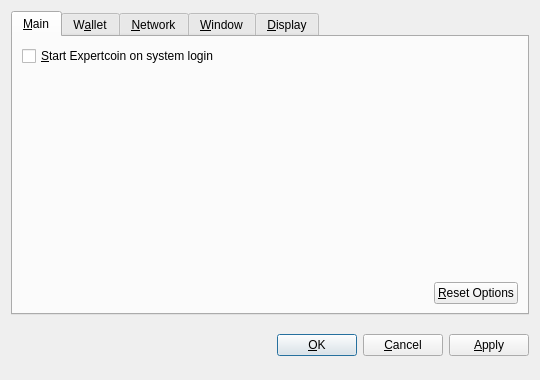
<?xml version="1.0" encoding="UTF-8"?>
<ui version="4.0">
 <class>OptionsDialog</class>
 <widget class="QDialog" name="OptionsDialog">
  <property name="geometry">
   <rect>
    <x>0</x>
    <y>0</y>
    <width>540</width>
    <height>380</height>
   </rect>
  </property>
  <property name="windowTitle">
   <string>Options</string>
  </property>
  <property name="modal">
   <bool>true</bool>
  </property>
  <layout class="QVBoxLayout" name="verticalLayout">
   <item>
    <widget class="QTabWidget" name="tabWidget">
     <property name="tabPosition">
      <enum>QTabWidget::North</enum>
     </property>
     <property name="currentIndex">
      <number>0</number>
     </property>
     <widget class="QWidget" name="tabMain">
      <attribute name="title">
       <string>&amp;Main</string>
      </attribute>
      <layout class="QVBoxLayout" name="verticalLayout_Main">
       <item>
        <widget class="QCheckBox" name="bitcoinAtStartup">
         <property name="toolTip">
          <string>Automatically start Expertcoin after logging in to the system.</string>
         </property>
         <property name="text">
          <string>&amp;Start Expertcoin on system login</string>
         </property>
        </widget>
       </item>
       <item>
        <spacer name="verticalSpacer_Main">
         <property name="orientation">
          <enum>Qt::Vertical</enum>
         </property>
         <property name="sizeHint" stdset="0">
          <size>
           <width>20</width>
           <height>40</height>
          </size>
         </property>
        </spacer>
       </item>
       <item>
        <layout class="QHBoxLayout" name="horizontalLayout_2_Main">
         <item>
          <spacer name="horizontalSpacer_2_Main">
           <property name="orientation">
            <enum>Qt::Horizontal</enum>
           </property>
           <property name="sizeHint" stdset="0">
            <size>
             <width>40</width>
             <height>20</height>
            </size>
           </property>
          </spacer>
         </item>
         <item>
          <widget class="QPushButton" name="resetButton">
           <property name="toolTip">
            <string>Reset all client options to default.</string>
           </property>
           <property name="text">
            <string>&amp;Reset Options</string>
           </property>
           <property name="autoDefault">
            <bool>false</bool>
           </property>
          </widget>
         </item>
        </layout>
       </item>
      </layout>
     </widget>
     <widget class="QWidget" name="tabWallet">
      <attribute name="title">
       <string>W&amp;allet</string>
      </attribute>
      <layout class="QVBoxLayout" name="verticalLayout_Network">
       <item>
        <widget class="QLabel" name="transactionFeeInfoLabel">
         <property name="text">
          <string>Optional transaction fee per kB that helps make sure your transactions are processed quickly. Most transactions are 1 kB.</string>
         </property>
         <property name="textFormat">
          <enum>Qt::PlainText</enum>
         </property>
         <property name="wordWrap">
          <bool>true</bool>
         </property>
        </widget>
       </item>
       <item>
        <layout class="QHBoxLayout" name="horizontalLayout_1_Main">
         <item>
          <widget class="QLabel" name="transactionFeeLabel">
           <property name="text">
            <string>Pay transaction &amp;fee</string>
           </property>
           <property name="textFormat">
            <enum>Qt::PlainText</enum>
           </property>
           <property name="buddy">
            <cstring>transactionFee</cstring>
           </property>
          </widget>
         </item>
         <item>
          <widget class="BitcoinAmountField" name="transactionFee"/>
         </item>
         <item>
          <spacer name="horizontalSpacer_1_Main">
           <property name="orientation">
            <enum>Qt::Horizontal</enum>
           </property>
           <property name="sizeHint" stdset="0">
            <size>
             <width>40</width>
             <height>20</height>
            </size>
           </property>
          </spacer>
         </item>
        </layout>
       </item>
       <item>
        <widget class="QLabel" name="label">
         <property name="text">
          <string>If you disable the spending of unconfirmed change, the change from a transaction cannot be used until that transaction has at least one confirmation. This also affects how your balance is computed.</string>
         </property>
         <property name="wordWrap">
          <bool>true</bool>
         </property>
        </widget>
       </item>
       <item>
        <widget class="QCheckBox" name="spendZeroConfChange">
         <property name="text">
          <string>Spend unconfirmed change  (experts only)</string>
         </property>
        </widget>
       </item>
       <item>
        <spacer name="verticalSpacer">
         <property name="orientation">
          <enum>Qt::Vertical</enum>
         </property>
         <property name="sizeHint" stdset="0">
          <size>
           <width>20</width>
           <height>40</height>
          </size>
         </property>
        </spacer>
       </item>
      </layout>
     </widget>
     <widget class="QWidget" name="tabNetwork">
      <attribute name="title">
       <string>&amp;Network</string>
      </attribute>
      <layout class="QVBoxLayout" name="verticalLayout_Network">
       <item>
        <widget class="QCheckBox" name="mapPortUpnp">
         <property name="toolTip">
          <string>Automatically open the Expertcoin client port on the router. This only works when your router supports UPnP and it is enabled.</string>
         </property>
         <property name="text">
          <string>Map port using &amp;UPnP</string>
         </property>
        </widget>
       </item>
       <item>
        <widget class="QCheckBox" name="connectSocks">
         <property name="toolTip">
          <string>Connect to the Expertcoin network through a SOCKS proxy (e.g. when connecting through Tor).</string>
         </property>
         <property name="text">
          <string>&amp;Connect through SOCKS proxy:</string>
         </property>
        </widget>
       </item>
       <item>
        <layout class="QHBoxLayout" name="horizontalLayout_Network">
         <item>
          <widget class="QLabel" name="proxyIpLabel">
           <property name="text">
            <string>Proxy &amp;IP:</string>
           </property>
           <property name="textFormat">
            <enum>Qt::PlainText</enum>
           </property>
           <property name="buddy">
            <cstring>proxyIp</cstring>
           </property>
          </widget>
         </item>
         <item>
          <widget class="QValidatedLineEdit" name="proxyIp">
           <property name="maximumSize">
            <size>
             <width>140</width>
             <height>16777215</height>
            </size>
           </property>
           <property name="toolTip">
            <string>IP address of the proxy (e.g. 127.0.0.1)</string>
           </property>
          </widget>
         </item>
         <item>
          <widget class="QLabel" name="proxyPortLabel">
           <property name="text">
            <string>&amp;Port:</string>
           </property>
           <property name="textFormat">
            <enum>Qt::PlainText</enum>
           </property>
           <property name="buddy">
            <cstring>proxyPort</cstring>
           </property>
          </widget>
         </item>
         <item>
          <widget class="QLineEdit" name="proxyPort">
           <property name="maximumSize">
            <size>
             <width>55</width>
             <height>16777215</height>
            </size>
           </property>
           <property name="toolTip">
            <string>Port of the proxy (e.g. 9050)</string>
           </property>
          </widget>
         </item>
         <item>
          <widget class="QLabel" name="socksVersionLabel">
           <property name="text">
            <string>SOCKS &amp;Version:</string>
           </property>
           <property name="textFormat">
            <enum>Qt::PlainText</enum>
           </property>
           <property name="buddy">
            <cstring>socksVersion</cstring>
           </property>
          </widget>
         </item>
         <item>
          <widget class="QValueComboBox" name="socksVersion">
           <property name="toolTip">
            <string>SOCKS version of the proxy (e.g. 5)</string>
           </property>
          </widget>
         </item>
         <item>
          <spacer name="horizontalSpacer_Network">
           <property name="orientation">
            <enum>Qt::Horizontal</enum>
           </property>
           <property name="sizeHint" stdset="0">
            <size>
             <width>40</width>
             <height>20</height>
            </size>
           </property>
          </spacer>
         </item>
        </layout>
       </item>
       <item>
        <spacer name="verticalSpacer_Network">
         <property name="orientation">
          <enum>Qt::Vertical</enum>
         </property>
         <property name="sizeHint" stdset="0">
          <size>
           <width>20</width>
           <height>40</height>
          </size>
         </property>
        </spacer>
       </item>
      </layout>
     </widget>
     <widget class="QWidget" name="tabWindow">
      <attribute name="title">
       <string>&amp;Window</string>
      </attribute>
      <layout class="QVBoxLayout" name="verticalLayout_Window">
       <item>
        <widget class="QCheckBox" name="minimizeToTray">
         <property name="toolTip">
          <string>Show only a tray icon after minimizing the window.</string>
         </property>
         <property name="text">
          <string>&amp;Minimize to the tray instead of the taskbar</string>
         </property>
        </widget>
       </item>
       <item>
        <widget class="QCheckBox" name="minimizeOnClose">
         <property name="toolTip">
          <string>Minimize instead of exit the application when the window is closed. When this option is enabled, the application will be closed only after selecting Quit in the menu.</string>
         </property>
         <property name="text">
          <string>M&amp;inimize on close</string>
         </property>
        </widget>
       </item>
       <item>
        <spacer name="verticalSpacer_Window">
         <property name="orientation">
          <enum>Qt::Vertical</enum>
         </property>
         <property name="sizeHint" stdset="0">
          <size>
           <width>20</width>
           <height>40</height>
          </size>
         </property>
        </spacer>
       </item>
      </layout>
     </widget>
     <widget class="QWidget" name="tabDisplay">
      <attribute name="title">
       <string>&amp;Display</string>
      </attribute>
      <layout class="QVBoxLayout" name="verticalLayout_Display">
       <item>
        <layout class="QHBoxLayout" name="horizontalLayout_1_Display">
         <item>
          <widget class="QLabel" name="langLabel">
           <property name="text">
            <string>User Interface &amp;language:</string>
           </property>
           <property name="textFormat">
            <enum>Qt::PlainText</enum>
           </property>
           <property name="buddy">
            <cstring>lang</cstring>
           </property>
          </widget>
         </item>
         <item>
          <widget class="QValueComboBox" name="lang">
           <property name="toolTip">
            <string>The user interface language can be set here. This setting will take effect after restarting Expertcoin.</string>
           </property>
          </widget>
         </item>
        </layout>
       </item>
       <item>
        <layout class="QHBoxLayout" name="horizontalLayout_2_Display">
         <item>
          <widget class="QLabel" name="unitLabel">
           <property name="text">
            <string>&amp;Unit to show amounts in:</string>
           </property>
           <property name="textFormat">
            <enum>Qt::PlainText</enum>
           </property>
           <property name="buddy">
            <cstring>unit</cstring>
           </property>
          </widget>
         </item>
         <item>
          <widget class="QValueComboBox" name="unit">
           <property name="toolTip">
            <string>Choose the default subdivision unit to show in the interface and when sending coins.</string>
           </property>
          </widget>
         </item>
        </layout>
       </item>
       <item>
        <widget class="QCheckBox" name="displayAddresses">
         <property name="toolTip">
          <string>Whether to show Expertcoin addresses in the transaction list or not.</string>
         </property>
         <property name="text">
          <string>&amp;Display addresses in transaction list</string>
         </property>
        </widget>
       </item>
       <item>
        <widget class="QCheckBox" name="coinControlFeatures">
         <property name="toolTip">
          <string>Whether to show coin control features or not.</string>
         </property>
         <property name="text">
          <string>Display coin &amp;control features (experts only!)</string>
         </property>
        </widget>
       </item>
       <item>
        <spacer name="verticalSpacer_Display">
         <property name="orientation">
          <enum>Qt::Vertical</enum>
         </property>
         <property name="sizeHint" stdset="0">
          <size>
           <width>20</width>
           <height>40</height>
          </size>
         </property>
        </spacer>
       </item>
      </layout>
     </widget>
    </widget>
   </item>
   <item>
    <layout class="QHBoxLayout" name="horizontalLayout_Buttons">
     <item>
      <spacer name="horizontalSpacer_1">
       <property name="orientation">
        <enum>Qt::Horizontal</enum>
       </property>
       <property name="sizeHint" stdset="0">
        <size>
         <width>40</width>
         <height>48</height>
        </size>
       </property>
      </spacer>
     </item>
     <item>
      <widget class="QLabel" name="statusLabel">
       <property name="font">
        <font>
         <weight>75</weight>
         <bold>true</bold>
        </font>
       </property>
       <property name="text">
        <string/>
       </property>
       <property name="textFormat">
        <enum>Qt::PlainText</enum>
       </property>
       <property name="wordWrap">
        <bool>true</bool>
       </property>
      </widget>
     </item>
     <item>
      <spacer name="horizontalSpacer_2">
       <property name="orientation">
        <enum>Qt::Horizontal</enum>
       </property>
       <property name="sizeHint" stdset="0">
        <size>
         <width>40</width>
         <height>48</height>
        </size>
       </property>
      </spacer>
     </item>
     <item>
      <widget class="QPushButton" name="okButton">
       <property name="text">
        <string>&amp;OK</string>
       </property>
      </widget>
     </item>
     <item>
      <widget class="QPushButton" name="cancelButton">
       <property name="text">
        <string>&amp;Cancel</string>
       </property>
       <property name="autoDefault">
        <bool>false</bool>
       </property>
      </widget>
     </item>
     <item>
      <widget class="QPushButton" name="applyButton">
       <property name="text">
        <string>&amp;Apply</string>
       </property>
       <property name="autoDefault">
        <bool>false</bool>
       </property>
      </widget>
     </item>
    </layout>
   </item>
  </layout>
 </widget>
 <customwidgets>
  <customwidget>
   <class>BitcoinAmountField</class>
   <extends>QSpinBox</extends>
   <header>bitcoinamountfield.h</header>
  </customwidget>
  <customwidget>
   <class>QValueComboBox</class>
   <extends>QComboBox</extends>
   <header>qvaluecombobox.h</header>
  </customwidget>
  <customwidget>
   <class>QValidatedLineEdit</class>
   <extends>QLineEdit</extends>
   <header>qvalidatedlineedit.h</header>
  </customwidget>
 </customwidgets>
 <resources/>
 <connections/>
</ui>
